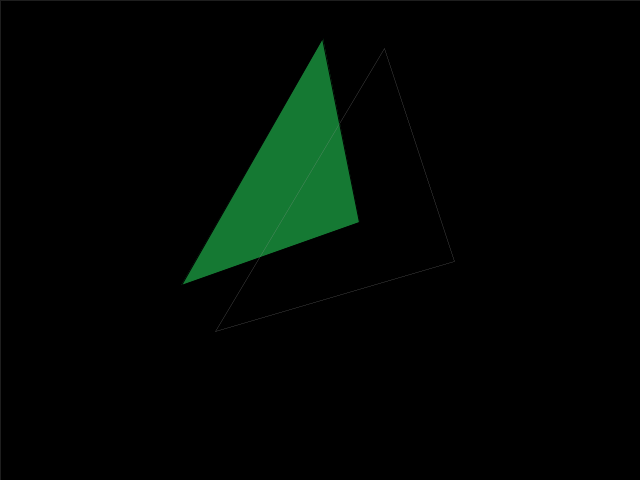
Frame 1 (no input)
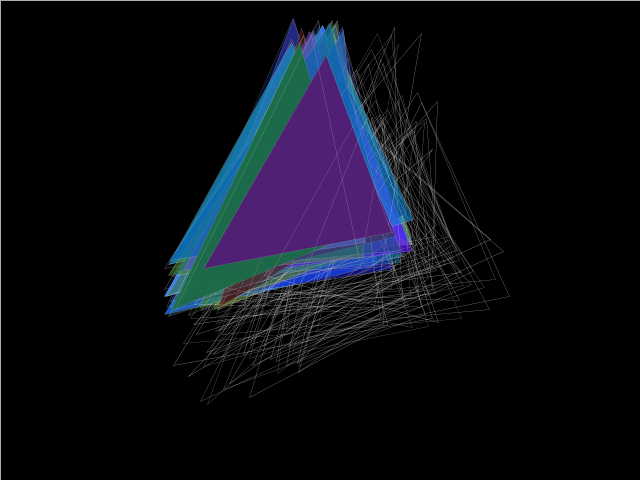
Frame 60 (the mouse pressed at the canvas centre just before this capture)
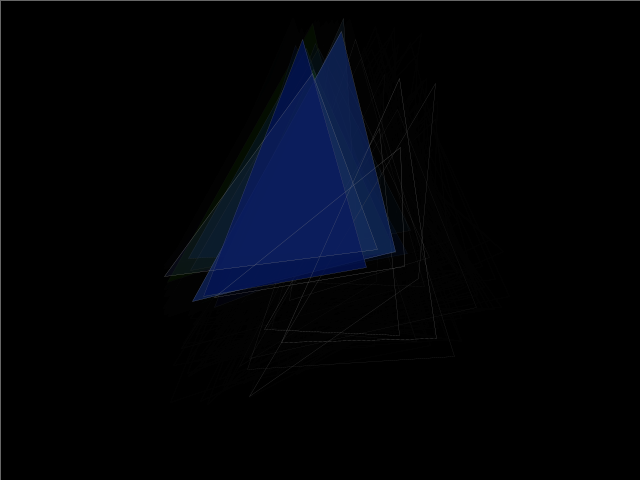
Frame 120 (the mouse held since frame 60 and released just before this capture)

The Processing sketch that drew these frames (run headless with seeded random() and noise(); from frame 60 on, the mouse is pressed at the canvas centre):

// Processing sketch: processing_147771
// ── processing_147771.pde

float offset=100;
float Fade = random(0, 100);
void setup() {
  size(640, 480);
  background(0);
  smooth(2);
}
void draw() {




  color colorEntrada= color(random(100), random(150), random(255), random(255));

  Estrella ( width *0.3 + random(-30, 30), height *0.6 + random(-30, 30), width *0.5 + random(-30, 30), height *0.1 + random(-30, 30), width *0.6 + random(-30, 30), height *0.5 + random(-30, 30), colorEntrada);
}

void Estrella(float x, float y, float ancho, float alto, float Ppoint, float Tpoint, color colorcito) {


  for ( int i =0;i < 0.1;i++) {





    fill(colorcito);

    triangle( x, y, ancho, alto, Ppoint, Tpoint);
    noFill();
    stroke(random(150, 255));
    strokeWeight(0.2);
    triangle(x+random(offset), y+random(offset), ancho+random(offset), alto+random(offset), Ppoint+random(offset), Tpoint+random(offset));
    fill(0, map(mouseX, 0, width, 0, 100));
    rect(0, 0, width, height);
  }
}
